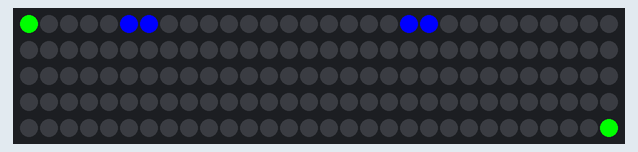
Bench run of a sketch on a simulated Arduino Uno, built with avr-gcc and run on an emulated ATmega328P. Shown: 150 RGB LEDs in strip order, left to right, continuing on the next row. What the sketch prints to the serial monitor is not drawn.

Above: at 3.1 s.

The sketch:

Tree_Cut_Plan.ino
```cpp
#include <FastLED.h>

//
//  Test Pattern to Lay out Tree Y Configurations
//
//  4/23/2019
//
// a 5m strand has 150 LEDs

//#define NUM_LEDS 134  // 27 + 20 Y
#define NUM_LEDS 150  // 28 + 20 Y (closer to 0.72 ratio)

// Can afford 260 LEDs per each of the 3 large Y's
// A full noodle (back and forth) requires 78 LEDs
// Large Y = 2 full noodles = 2 * 78 = 158 LEDs
// Have 100 LEDs remaining for largest noodle = 1.66m max = 65" max
// Originally wanted ~71", so cutting it close, but can do
// Largest noodle by 0.72 ratio should have 53.6 LEDs x 2 = 108 or 110 LEDs

// 12 Ys * 136 = 1632 LEDs
// Large Y each = 78 + 78 + 108 = 264 LEDs (possibly 266) * 3 large Ys = 792 LEDs (or 798)
// Total = 1632 + 792 = 2424 LEDs (bought 2400) Have an additional 136. Cutting it close (as usual).

#define BRIGHTNESS  255 // (0-255)

#define DELAY_TIME 40  // in milliseconds. FastLED demo has 8.3 ms delay!

#define DATA_PIN 7

CRGB leds[NUM_LEDS];  // Hook for FastLED library

// To Do: solder on one more LED at position 0

/*
#define NUM_TIP_LEDS 6
uint8_t tip_leds[] = { 0, 133, 46, 47, 86, 87 };

#define NUM_Y_LEDS 6
uint8_t y_leds[] = { 26, 27, 66, 67, 106, 107 };

#define NUM_SOLDER_LEDS 6
uint8_t solder_leds[] = { 25, 108, 28, 65, 68, 105 };
*/

// For 20 + 28 configuration = 136 LEDs Y
#define NUM_TIP_LEDS 2
uint8_t tip_leds[] = { 0, 149 };

#define NUM_Y_LEDS 4
uint8_t y_leds[] = { 5, 6, 19, 20 };

#define NUM_SOLDER_LEDS 0
uint8_t solder_leds[] = { 25, 108, 28, 65, 68, 105 };


//
// Setup
//
void setup() {

  delay( 3000 ); // power-up safety delay

  Serial.begin(9600);
  Serial.println("Start");

  FastLED.addLeds<NEOPIXEL, DATA_PIN>(leds, NUM_LEDS);  // Only 1 leds object
  FastLED.setBrightness( BRIGHTNESS );
}

void loop() {

  // Blacken all LEDS
  for (uint8_t i = 0; i < NUM_LEDS; i++) {
    leds[i] = CRGB(0,0,0);  // Set all LEDS to Black
  }

  // Light Green the start, end, and tips
  for (uint8_t i = 0; i < NUM_TIP_LEDS; i++) {
    leds[tip_leds[i]] = CRGB(0,255,0);  // Green
  }

  // Light Blue the y-junction LEDS
  for (uint8_t i = 0; i < NUM_Y_LEDS; i++) {
    leds[y_leds[i]] = CRGB(0,0,255);  // Blue
  }

  // Light Red the solder LEDS
  for (uint8_t i = 0; i < NUM_SOLDER_LEDS; i++) {
    leds[solder_leds[i]] = CRGB(255,0,0);  // Red
  }

  FastLED.show();  // Update the display

  delay(DELAY_TIME);
}
```
